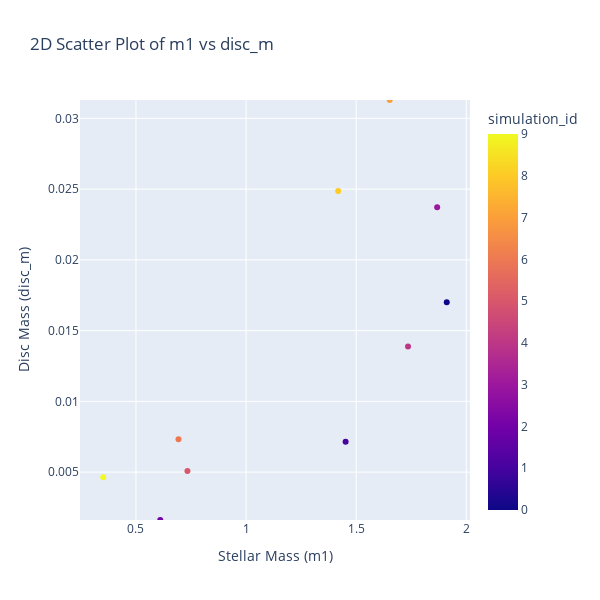
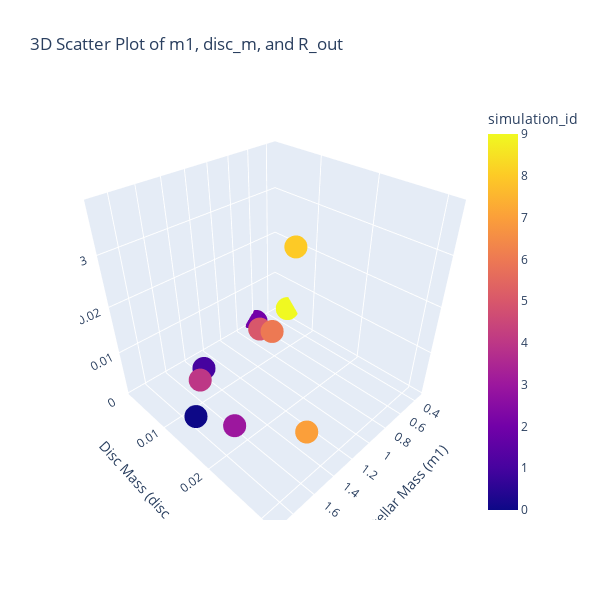

Notebook code cell kept with these figures, in order:
### Code cell
# Automatically determine the y-axis range based on min and max of 'disc_m'
y_min, y_max = df['disc_m'].min(), df['disc_m'].max()

# 2D Scatter Plot with auto-scaled y-axis and square plot area
fig_2d = px.scatter(df, x='m1', y='disc_m', color='simulation_id', 
                    title="2D Scatter Plot of m1 vs disc_m",
                    labels={'m1': 'Stellar Mass (m1)', 'disc_m': 'Disc Mass (disc_m)'})
fig_2d.update_layout(yaxis=dict(range=[y_min, y_max]), width=600, height=600)  # Set plot area to square
fig_2d.show()

# 3D Scatter Plot with square plot area
fig_3d = px.scatter_3d(df, x='m1', y='disc_m', z='R_out', color='simulation_id', 
                       title="3D Scatter Plot of m1, disc_m, and R_out",
                       labels={'m1': 'Stellar Mass (m1)', 'disc_m': 'Disc Mass (disc_m)', 'R_out': 'Outer Radius (R_out)'})
fig_3d.update_layout(scene_aspectmode="cube", width=600, height=600)  # Set plot area to square
fig_3d.show()

### Figure 1 — Plotly figure (JSON) as saved in the notebook; plotly's stock layout.template omitted (floating-point values rounded to 4 significant figures)
{"data": [{"hovertemplate": "Stellar Mass (m1)=%{x}<br>Disc Mass (disc_m)=%{y}<br>simulation_id=%{marker.color}<extra></extra>", "legendgroup": "", "marker": {"color": [0, 1, 2, 3, 4, 5, 6, 7, 8, 9], "coloraxis": "coloraxis", "symbol": "circle"}, "mode": "markers", "name": "", "orientation": "v", "showlegend": false, "type": "scatter", "x": [1.911, 1.452, 0.6103, 1.868, 1.735, 0.7337, 0.6931, 1.652, 1.418, 0.3514], "xaxis": "x", "y": [0.017, 0.007143, 0.001618, 0.02372, 0.01388, 0.005086, 0.007324, 0.0313, 0.02487, 0.004647], "yaxis": "y"}], "layout": {"coloraxis": {"colorbar": {"title": {"text": "simulation_id"}}, "colorscale": [[0, "#0d0887"], [0.1111, "#46039f"], [0.2222, "#7201a8"], [0.3333, "#9c179e"], [0.4444, "#bd3786"], [0.5556, "#d8576b"], [0.6667, "#ed7953"], [0.7778, "#fb9f3a"], [0.8889, "#fdca26"], [1, "#f0f921"]]}, "height": 600, "legend": {"tracegroupgap": 0}, "title": {"text": "2D Scatter Plot of m1 vs disc_m"}, "width": 600, "xaxis": {"anchor": "y", "domain": [0, 1], "title": {"text": "Stellar Mass (m1)"}}, "yaxis": {"anchor": "x", "domain": [0, 1], "range": [0.001618, 0.0313], "title": {"text": "Disc Mass (disc_m)"}}}}

### Figure 2 — Plotly figure (JSON) as saved in the notebook; plotly's stock layout.template omitted (floating-point values rounded to 4 significant figures)
{"data": [{"hovertemplate": "Stellar Mass (m1)=%{x}<br>Disc Mass (disc_m)=%{y}<br>Outer Radius (R_out)=%{z}<br>simulation_id=%{marker.color}<extra></extra>", "legendgroup": "", "marker": {"color": [0, 1, 2, 3, 4, 5, 6, 7, 8, 9], "coloraxis": "coloraxis", "symbol": "circle"}, "mode": "markers", "name": "", "scene": "scene", "showlegend": false, "type": "scatter3d", "x": [1.911, 1.452, 0.6103, 1.868, 1.735, 0.7337, 0.6931, 1.652, 1.418, 0.3514], "y": [0.017, 0.007143, 0.001618, 0.02372, 0.01388, 0.005086, 0.007324, 0.0313, 0.02487, 0.004647], "z": [0.00824, 0.003692, 0.0007175, 0.01195, 0.01078, 0.002503, 0.002856, 0.01411, 0.03816, 0.003082]}], "layout": {"coloraxis": {"colorbar": {"title": {"text": "simulation_id"}}, "colorscale": [[0, "#0d0887"], [0.1111, "#46039f"], [0.2222, "#7201a8"], [0.3333, "#9c179e"], [0.4444, "#bd3786"], [0.5556, "#d8576b"], [0.6667, "#ed7953"], [0.7778, "#fb9f3a"], [0.8889, "#fdca26"], [1, "#f0f921"]]}, "height": 600, "legend": {"tracegroupgap": 0}, "scene": {"aspectmode": "cube", "domain": {"x": [0, 1], "y": [0, 1]}, "xaxis": {"title": {"text": "Stellar Mass (m1)"}}, "yaxis": {"title": {"text": "Disc Mass (disc_m)"}}, "zaxis": {"title": {"text": "Outer Radius (R_out)"}}}, "title": {"text": "3D Scatter Plot of m1, disc_m, and R_out"}, "width": 600}}
